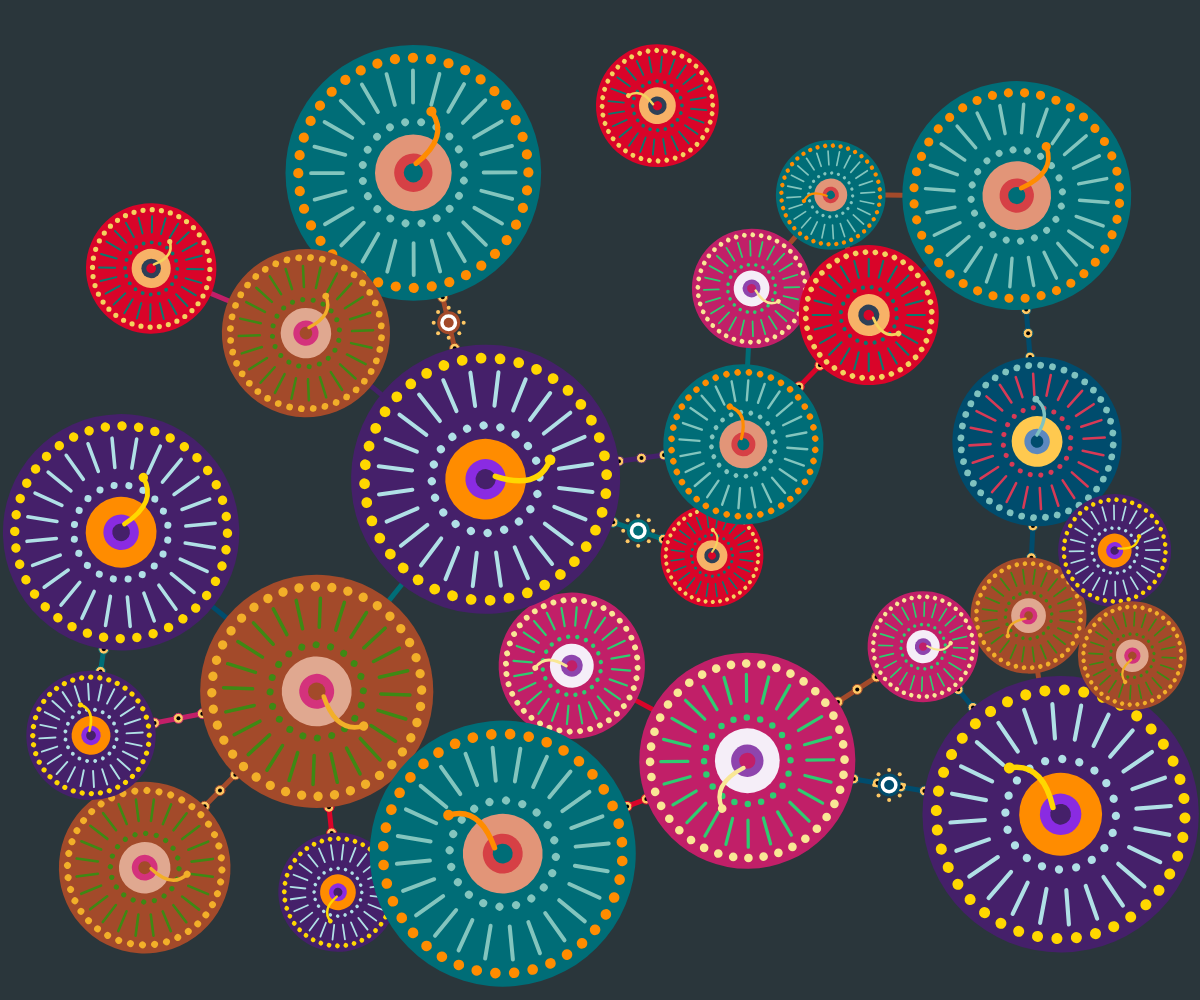
Frame 1 (no input)
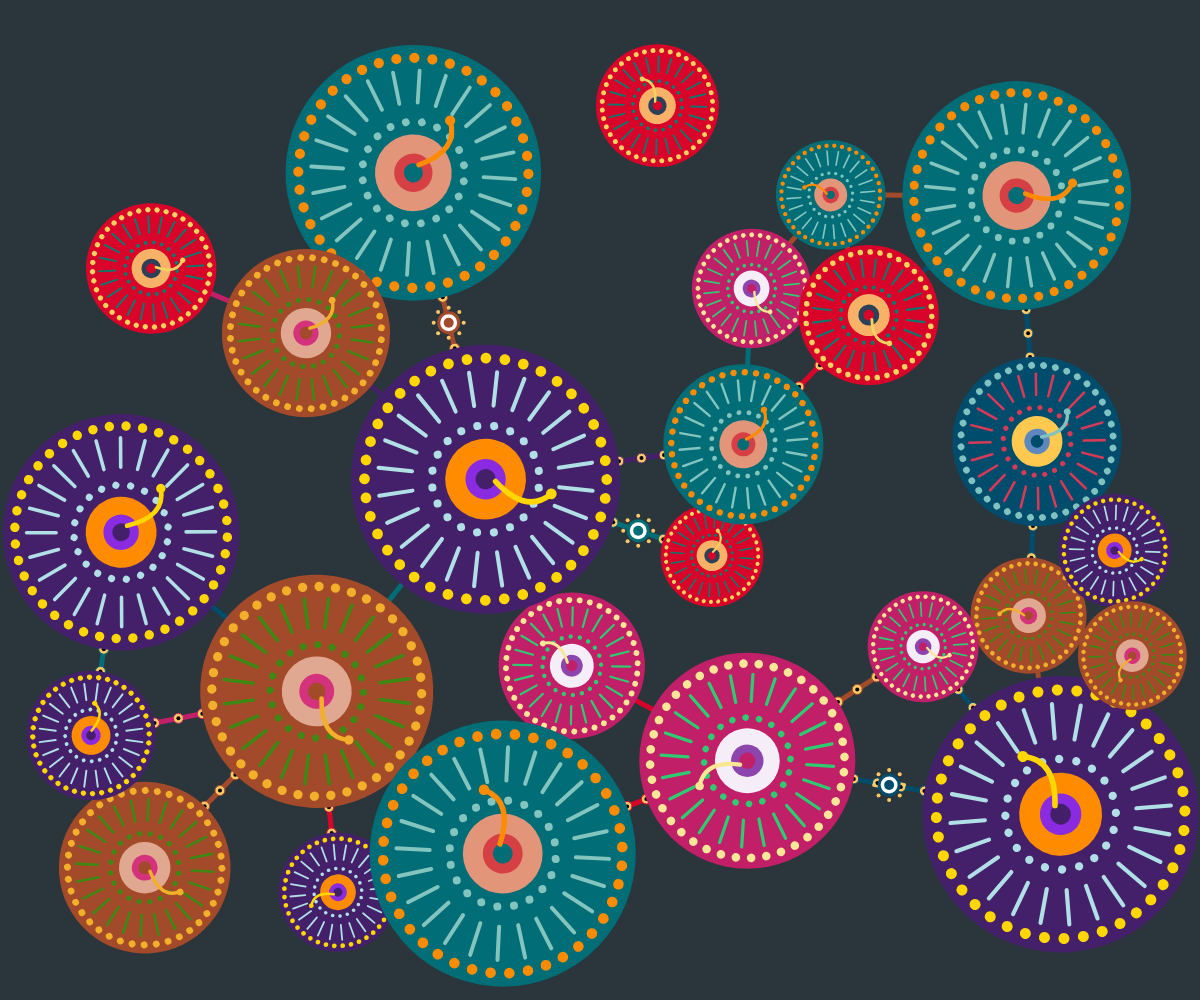
Frame 60 (no input)
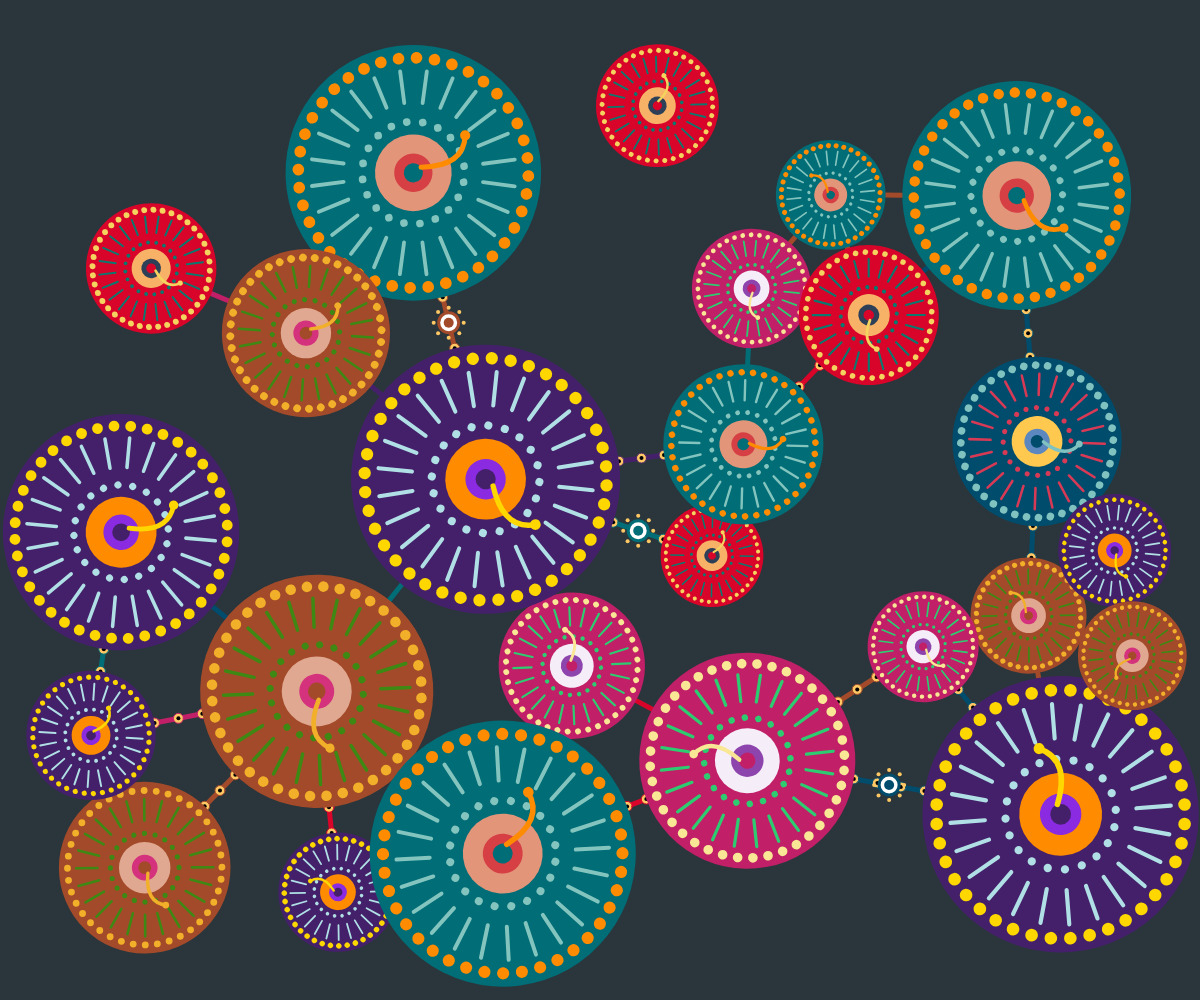
Frame 120 (the mouse pressed at the canvas centre since frame 60)

The p5.js sketch that drew these frames (run headless with seeded random() and noise() and a simulated clock; from frame 60 on, the mouse is pressed at the canvas centre):

// p5.js sketch
// ── sketch.js
let wheels = [];
let connectors = []; // Array to hold all connector objects

// Enhanced color palettes inspired by Pacita Abad's "Wheels of Fortune"
// Each sub-array represents a palette for one wheel, mimicking the vibrant, layered colors.
// These are hand-picked approximations and should be fine-tuned.
const colorPalettes = [
  // Palette 1: Deep Blue/Purple with Yellow/Orange Accents (like top-left wheel)
  ['#45206A', '#FFD700', '#FF8C00', '#B0E0E6', '#8A2BE2'], // Base, Outer Dots, Inner Dots, Spokes, Center
  // Palette 2: Fiery Reds and Oranges with Green/Blue contrast
  ['#D90429', '#F4D35E', '#F7B267', '#0A796F', '#2E4057'],
  // Palette 3: Warm Earthy Tones with Bright Pinks/Greens
  ['#A34A2A', '#F2AF29', '#E0A890', '#3E8914', '#D4327C'],
  // Palette 4: Cool Blues and Greens with Yellow/Pink Pop
  ['#004C6D', '#7FC2BF', '#FFC94F', '#D83A56', '#5C88BF'],
  // Palette 5: Vibrant Pinks and Purples with Yellow/Green
  ['#C11F68', '#F9E795', '#F5EEF8', '#2ECC71', '#8E44AD'],
  // Palette 6: Deep Teal with Orange/Red
  ['#006D77', '#FF8C00', '#E29578', '#83C5BE', '#D64045'],
  // Add more palettes based on your visual analysis of the original artwork
];

const backgroundColor = '#2A363B'; // A dark, muted background similar to the original painting

function setup() {
  createCanvas(windowWidth, windowHeight);
  angleMode(RADIANS); // Set angle mode to radians for rotation calculations

  initializeArtwork();
}

function draw() {
  background(backgroundColor);

  // Display connectors first, so they are behind the wheels
  for (const conn of connectors) {
    conn.display();
  }

  // Display all the wheels
  for (const wheel of wheels) {
    wheel.display();
  }
}

// --- Initialization Function ---
function initializeArtwork() {
  wheels = [];
  connectors = [];

  const numWheels = 25; // Adjusted number for a denser feel, similar to original
  const minRadius = width * 0.04;
  const maxRadius = width * 0.12;
  const maxAttempts = 5000;
  let currentAttempts = 0;

  // Generate wheels with optimized packing
  while (wheels.length < numWheels && currentAttempts < maxAttempts) {
    let candidateRadius = random(minRadius, maxRadius);
    let candidateX = random(candidateRadius, width - candidateRadius);
    let candidateY = random(candidateRadius, height - candidateRadius);

    let isOverlappingTooMuch = false; // Check for excessive overlap
    let hasNearbyWheel = false; // Check if it's close enough to existing wheels

    for (let other of wheels) {
      let d = dist(candidateX, candidateY, other.x, other.y);
      let combinedRadius = candidateRadius + other.radius;

      // Allow some overlap (e.g., up to 40% of the smaller radius)
      // Original artwork has significant overlaps, so we allow for it.
      const overlapThreshold = min(candidateRadius, other.radius) * 0.4; 
      if (d < combinedRadius - overlapThreshold) {
        isOverlappingTooMuch = true;
        break;
      }
      // Check if it's within a reasonable distance to connect
      if (d < combinedRadius * 1.5) { // Can be connected if within 1.5x combined radius
        hasNearbyWheel = true;
      }
    }

    // First wheel doesn't need neighbors
    if (wheels.length === 0) {
      hasNearbyWheel = true;
    }

    if (!isOverlappingTooMuch && hasNearbyWheel) { // Only add if not excessively overlapping AND has a potential neighbor
      let selectedPalette = random(colorPalettes);
      // To ensure diversity and avoid using the same palette consecutively
      if (wheels.length > 0 && selectedPalette === wheels[wheels.length - 1].colors) {
          selectedPalette = random(colorPalettes.filter(p => p !== selectedPalette));
      }
      wheels.push(new Wheel(candidateX, candidateY, candidateRadius, selectedPalette));
    }
    currentAttempts++;
  }

  if (currentAttempts >= maxAttempts) {
    console.log("Could not place all wheels within limits.");
  }

  // Generate connectors between nearby wheels
  for (let i = 0; i < wheels.length; i++) {
    for (let j = i + 1; j < wheels.length; j++) {
      let w1 = wheels[i];
      let w2 = wheels[j];
      let d = dist(w1.x, w1.y, w2.x, w2.y);
      // Connect wheels if they are within a certain range
      if (d < (w1.radius + w2.radius) * 1.3) { 
        connectors.push(new Connector(w1, w2, random(colorPalettes)[0])); 
      }
    }
  }
}

// --- Wheel Class (from Commit 2, with refinements and comments for Commit 3) ---
class Wheel {
  constructor(x, y, radius, palette) {
    this.x = x;
    this.y = y;
    this.radius = radius;
    this.colors = palette; // Now using a palette array
    this.stemAngle = random(TWO_PI); // For the single 'stem'

    // Individual Task - Time-Based Animation Properties:
    // This property will control the continuous rotation of the entire wheel.
    // It's initialized with a random angle for visual variety at start.
    this.currentRotation = random(TWO_PI); 
    // This property controls the speed of rotation. Each wheel has a slightly different speed.
    // // Refinement: Adjusted range for smoother, more varied rotation.
    this.rotationSpeed = random(0.003, 0.015); 

    // For outer dot pulsing animation using easing (as learned in Week 10)
    // Stores the original size of the outer dots for reference.
    this.initialOuterDotSize = this.radius * 0.08; 
    // The current size of the outer dots, which will be smoothly animated.
    this.currentOuterDotSize = this.initialOuterDotSize; 
    // The target size the dots are trying to reach. This will alternate to create the pulse.
    this.targetOuterDotSize = this.initialOuterDotSize; 
    // Minimum and maximum factors for the dot size during pulsation.
    // // Refinement: Slightly adjusted min/max factors for a more subtle pulse.
    this.pulseMinFactor = 0.85; 
    this.pulseMaxFactor = 1.15; 
    // The period (in frames) after which the target size for pulsation changes.
    // Randomized per wheel for asynchronous pulsing, simulating "Change Periodically" from class.
    // // This technique was covered in class (Week 10, Easing Part 2: Change Periodically).
    // // Refinement: Adjusted period range for different pulse frequencies across wheels.
    this.pulsePeriod = floor(random(80, 200)); 
    // The easing factor for lerp(), controls the smoothness of the size transition.
    // Directly from class examples (e.g., easing = 0.05 or 0.08).
    // // This technique was covered in class (Week 10, Easing Part 1 & 2: Follow the Mouse, Change Periodically).
    // // Refinement: Slightly increased easing factor for a slightly snappier, yet still smooth, response.
    this.easingFactor = 0.1; 
  }

  display() {
    push(); // Save current drawing style and transformations
    translate(this.x, this.y); // Move origin to the wheel's center

    // --- Time-Based Animation: Wheel Rotation ---
    // Increment the rotation angle each frame. This is a continuous animation driven by time (frameCount).
    // // This concept of continuous change based on frameCount is fundamental to time-based animation in p5.js.
    this.currentRotation += this.rotationSpeed; 
    // Apply the rotation transformation to the wheel.
    // // The rotate() function applies a rotational transformation, as discussed in Week 10 Transformations.
    rotate(this.currentRotation); 

    // --- Time-Based Animation: Outer Dot Pulsation with Easing ---
    // This uses frameCount as a timer to periodically change the target size,
    // and lerp() for smooth transitions, as taught in Easing Part 2.
    // // The `frameCount % this.pulsePeriod === 0` logic directly implements the "Change Periodically" concept.
    if (frameCount % this.pulsePeriod === 0) {
      // Toggle the target size between shrink and grow
      if (this.targetOuterDotSize === this.initialOuterDotSize * this.pulseMaxFactor) {
        this.targetOuterDotSize = this.initialOuterDotSize * this.pulseMinFactor; // Set target to shrink
      } else {
        this.targetOuterDotSize = this.initialOuterDotSize * this.pulseMaxFactor; // Set target to grow
      }
    }
    // Smoothly transition the current dot size towards the target size using linear interpolation (lerp()).
    // The 'easingFactor' controls the rate of approach, creating a decelerating effect.
    // // The `lerp()` function provides the smooth easing animation, a core concept from Week 10 on Easing.
    this.currentOuterDotSize = lerp(this.currentOuterDotSize, this.targetOuterDotSize, this.easingFactor);


    // Order of drawing layers (back to front)
    this.drawBaseCircle();
    // Pass the dynamically calculated 'currentOuterDotSize' to the drawing method.
    this.drawOuterDots(this.currentOuterDotSize); 
    this.drawSpokes();
    this.drawInnerCircles();
    this.drawStem(); // This could represent a decorative element or a start of a connection

    pop(); // Restore previous drawing style and transformations
  }

  drawBaseCircle() {
    noStroke();
    fill(this.colors[0]); // Use the first color in the palette for the base
    circle(0, 0, this.radius * 2);
  }

  // Modified to accept dynamic dotSize for animation (allows dots to pulse)
  drawOuterDots(dotSize) { 
    const dotCount = 40;
    const dotRadius = this.radius * 0.9;
    fill(this.colors[1]); // Second color for outer dots
    noStroke();
    for (let i = 0; i < dotCount; i++) {
      const angle = map(i, 0, dotCount, 0, TWO_PI);
      const dx = cos(angle) * dotRadius;
      const dy = sin(angle) * dotRadius;
      circle(dx, dy, dotSize); // Use the animated dot size passed as a parameter
    }
  }

  drawSpokes() {
    const spokeCount = 24;
    const innerRadius = this.radius * 0.55;
    const outerRadius = this.radius * 0.8;
    stroke(this.colors[3]); // Fourth color for spokes
    strokeWeight(this.radius * 0.03);
    for (let i = 0; i < spokeCount; i++) {
      const angle = map(i, 0, spokeCount, 0, TWO_PI);
      const x1 = cos(angle) * innerRadius;
      const y1 = sin(angle) * innerRadius;
      const x2 = cos(angle) * outerRadius;
      const y2 = sin(angle) * outerRadius;
      line(x1, y1, x2, y2);
    }
  }

  drawInnerCircles() {
    noStroke();
    fill(this.colors[2]); // Third color for the first inner circle
    circle(0, 0, this.radius * 0.6);

    fill(this.colors[3]); // Fourth color for inner dots
    const innerDotCount = 20;
    const innerDotRadius = this.radius * 0.4;
    const innerDotSize = this.radius * 0.06; // This internal dot size remains fixed for now
    for (let i = 0; i < innerDotCount; i++) {
      const angle = map(i, 0, innerDotCount, 0, TWO_PI);
      const dx = cos(angle) * innerDotRadius;
      const dy = sin(angle) * innerDotRadius;
      circle(dx, dy, innerDotSize); 
    }

    fill(this.colors[4]); // Fifth color for the second inner circle
    circle(0, 0, this.radius * 0.3);

    fill(this.colors[0]); // Reusing first color for the smallest center circle
    circle(0, 0, this.radius * 0.15);
  }

  drawStem() {
    stroke(this.colors[1]); // Use second color for the stem
    strokeWeight(this.radius * 0.04);
    noFill();
    const startX = cos(this.stemAngle) * (this.radius * 0.075);
    const startY = sin(this.stemAngle) * (this.radius * 0.075);
    const endX = cos(this.stemAngle) * (this.radius * 0.5);
    const endY = sin(this.stemAngle) * (this.radius * 0.5);
    const controlX = cos(this.stemAngle + 0.5) * (this.radius * 0.4);
    const controlY = sin(this.stemAngle + 0.5) * (this.radius * 0.4);
    beginShape();
    vertex(startX, startY);
    quadraticVertex(controlX, controlY, endX, endY);
    endShape();
    noStroke();
    fill(this.colors[1]);
    circle(endX, endY, this.radius * 0.08);
  }
}

// --- Connector Class (unchanged in Commit 3, as focus is on wheel animation) ---
class Connector {
  constructor(wheel1, wheel2, connectColor) {
    this.w1 = wheel1;
    this.w2 = wheel2;
    this.color = connectColor;
    // Pre-calculate angle and positions for drawing
    this.angle = atan2(this.w2.y - this.w1.y, this.w2.x - this.w1.x);
    this.startPoint = createVector(
      this.w1.x + cos(this.angle) * this.w1.radius,
      this.w1.y + sin(this.angle) * this.w1.radius
    );
    this.endPoint = createVector(
      this.w2.x + cos(this.angle + PI) * this.w2.radius, // Angle + PI to get to the other side of w2
      this.w2.y + sin(this.angle + PI) * this.w2.radius
    );
  }

  display() {
    stroke(this.color);
    strokeWeight(5); // Thicker line for visibility
    noFill();

    // Draw the main connection line
    line(this.startPoint.x, this.startPoint.y, this.endPoint.x, this.endPoint.y);

    // Add decorative elements for the chain-like effect (inspired by original)
    let midX = (this.startPoint.x + this.endPoint.x) / 2;
    let midY = (this.startPoint.y + this.endPoint.y) / 2;
    let distBetweenWheels = dist(this.startPoint.x, this.startPoint.y, this.endPoint.x, this.endPoint.y);

    // Draw chain links along the line
    const linkSize = 10;
    const numLinks = floor(distBetweenWheels / (linkSize * 2)); 
    if (numLinks > 0) {
      for (let i = 0; i <= numLinks; i++) {
        let lerpAmount = map(i, 0, numLinks, 0, 1);
        let linkX = lerp(this.startPoint.x, this.endPoint.x, lerpAmount);
        let linkY = lerp(this.startPoint.y, this.endPoint.y, lerpAmount);

        fill(255, 200, 100); 
        stroke(this.color);
        strokeWeight(1);
        circle(linkX, linkY, linkSize);

        fill(0);
        noStroke();
        circle(linkX, linkY, linkSize * 0.4);
      }
    }

    // Draw decorative central blob 
    if (distBetweenWheels > 50) { 
        fill(255, 255, 255); 
        stroke(this.color); 
        strokeWeight(3);
        circle(midX, midY, 20); 

        fill(this.color); 
        noStroke();
        circle(midX, midY, 10); 

        fill(255, 200, 100); 
        noStroke();
        const numSmallDots = 8;
        const smallDotRadius = 15;
        const smallDotSize = 4;
        for (let i = 0; i < numSmallDots; i++) {
            let angle = map(i, 0, numSmallDots, 0, TWO_PI);
            let dx = midX + cos(angle) * smallDotRadius;
            let dy = midY + sin(angle) * smallDotRadius;
            circle(dx, dy, smallDotSize);
        }
    }
  }
}

function windowResized() {
  resizeCanvas(windowWidth, windowHeight);
  initializeArtwork(); 
}
